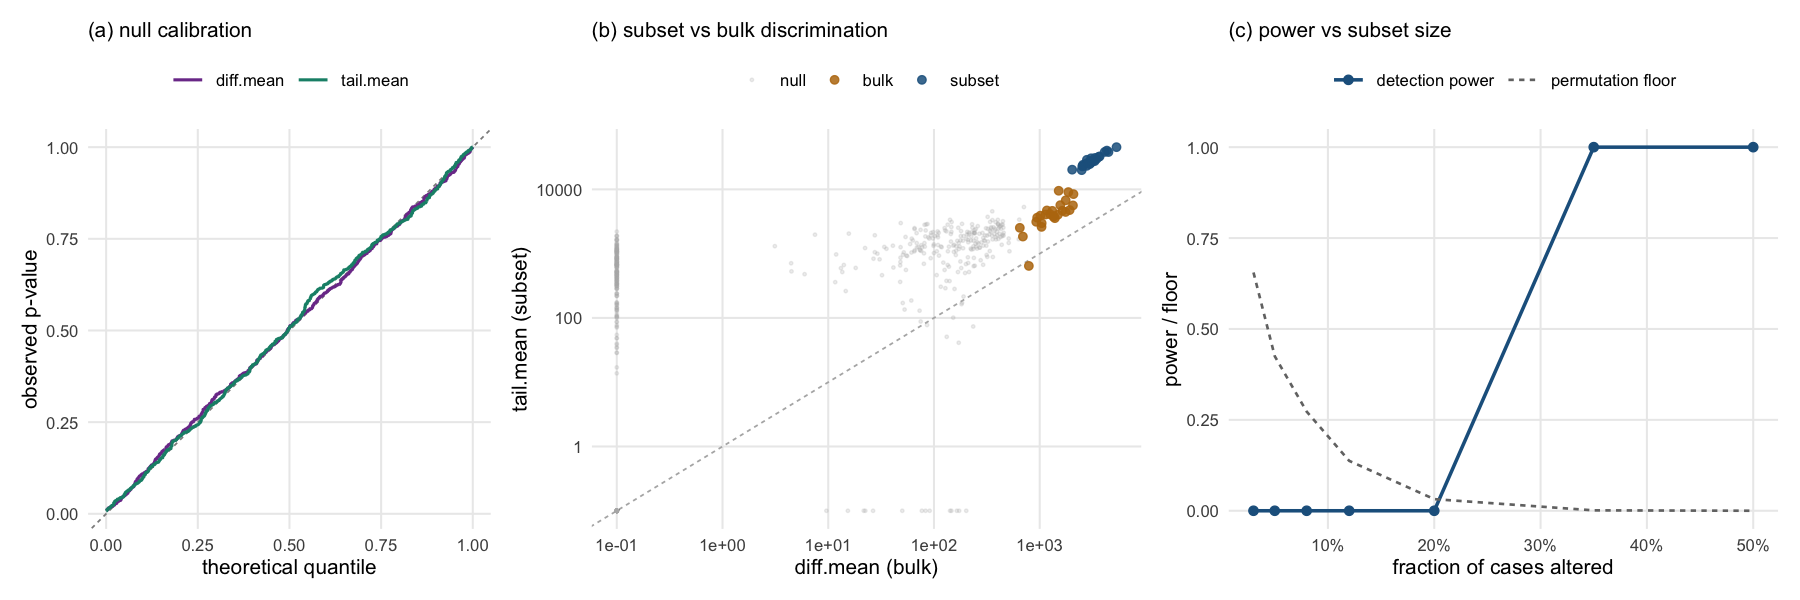

Write R code to recreate this figure.
# =====================================================================
# validation_sims_v7.R -- WADE method validation on simulated data
# ---------------------------------------------------------------------
# PROVENANCE. Extracted verbatim-in-substance from
# cfrna_analysis/analysis_cfrna_v7.qmd, section "## 9.6 Method validation"
# (cfRNA git SHA 828f2f1c6a10afd182fee0e119ba3595d98b6a72), which contained
# two chunks: `wade-validation-sim` (the three simulations) and
# `fig-wade-validation` (the three-panel figure). Both are reproduced here as
# one standalone script. See ../PROVENANCE.md and ./CHECKSUMS.txt.
#
# WHAT IT SHOWS. Three claims about the statistic, each with its own
# simulation and its own panel:
#
#   (a) NULL CALIBRATION. Poisson counts, random per-gene normalizers, labels
#       carrying no signal. The permutation p-values on both axes should be
#       Uniform(0,1); tested by a one-sample Kolmogorov-Smirnov test and by
#       the realised type-I error at the nominal 0.05 level. This is the
#       claim that WADE does not manufacture significance.
#
#   (b) SUBSET-VS-BULK DISCRIMINATION. A lognormal null background, plus two
#       planted gene classes: whole-group location shifts ("bulk") and genes
#       elevated in only 8% of cases ("subset"). The subset axis (tail.mean)
#       should separate the planted subset genes from the bulk shifts, which
#       is the entire reason the tail statistic exists -- diff.mean alone
#       collapses both to the same number.
#
#   (c) POWER VS SUBSET FRACTION, AGAINST THE COMBINATORIAL FLOOR. Detection
#       power (BH-adjusted tail p < 0.10) as the altered fraction of cases is
#       swept, plotted against the exact permutation floor
#           exp(lchoose(n1, k) - lchoose(nn, k)),
#       the probability that a random relabelling puts all k
#       signal-carrying samples in the case group. That probability is the
#       smallest p-value any label-permutation test can return for a k-sample
#       subset, so it is a property of the DESIGN, not of the implementation:
#       no amount of permutations, and no better tail fit, moves it. This is
#       the honest limit on subtype discovery at these group sizes.
#
# DISCREPANCY WITH THE NOTEBOOK'S NARRATIVE, MEASURED HERE. The v7 figure
# caption and prose put the collapse of (c) "below ~5% of cases", and the prose
# computed the resolution limit as the first swept fraction whose power exceeds
# 0.5. Re-running the chunk in this sandbox, power is 0 at every fraction up to
# and including 20% and 1 from 35% on -- so the first fraction over 0.5 power is
# 35% (about 27 of 77 cases), not ~5%. This was reproduced exactly across two
# runs and at both candidate control counts (see N_CONTROLS below).
#
# The ~5% figure is not supported by what this script produces. The transition
# location is fully explained by the BH arithmetic noted at the power table
# below, so the honest statement of the limit at these group sizes is the one
# printed at run time, not the notebook's. Whether the notebook's ~5% came from
# a different sweep grid, a different detection rule, or a stale narrative
# cannot be determined from the source alone; the numbers this script prints
# are the ones to trust, because they are the ones it computed.
#
# WHAT IT IS NOT. This is a simulation study on synthetic data. It says
# nothing about whether any particular cfRNA gene nomination is real; it
# establishes that the statistic behaves as designed at the design's group
# sizes.
#
# HOW TO RUN. From this directory, with the pinned renv library active:
#   export PATH="/usr/local/bin:$PATH"
#   RENV_CONFIG_SANDBOX_ENABLED=FALSE Rscript validation_sims_v7.R
# See README.md for the offline-cache constraint.
# =====================================================================

# ---------------------------------------------------------------------
# PARAMETERS
# ---------------------------------------------------------------------
# COHORT GEOMETRY. The notebook read these from the live cohort as the inline
# values `n_cancer` and `n_noncancer` (v7 §9 chunk `wade-inputs`), so the
# chunk could not run outside the notebook. They are hardcoded here.
#
# These are the cfRNA v7 primary contrast's own group sizes, chosen so the
# simulation inherits the real design's geometry rather than a round number.
# They are NOT re-derivable here: this repo carries no cohort data, which is
# exactly why they became parameters.
#
# N_CASES = 77 is unambiguous: the `fig-wade-validation` caption says "the real
# group sizes (77 cases, 18 controls)", and the §9 narrative independently uses
# 77 ("a gene elevated in 15 of 77 cases").
#
# N_CONTROLS IS AMBIGUOUS IN THE SOURCE, AND THE CONFLICT IS RECORDED RATHER
# THAN SILENTLY RESOLVED. The notebook's simulation chunk began
#     n0v <- n_noncancer; n1v <- n_cancer
# so the control count it actually ran with was `n_noncancer` -- the POOLED
# non-cancer reference (healthy controls + benign/precancer), not the healthy
# controls alone (`n_ctrl`). Three pieces of internal evidence indicate those
# two were different numbers, and that n_noncancer was 33:
#   * "With heterogeneous cancers and at most `r n_noncancer` reference
#     libraries" -- "at most" makes n_noncancer the LARGEST reference group,
#     so n_noncancer > n_ctrl.
#   * A hand-written code comment in the same section: "18-33 controls cannot
#     resolve permutation p-values small enough to survive BH". Two numbers,
#     spanning the three contrasts' reference groups.
#   * The contrast list gives Cancer vs Non-Cancer as `n_cancer` vs
#     `n_noncancer` and Cancer vs Control as `n_cancer` vs `n_ctrl`, i.e. the
#     18 in "18-control cohort" is n_ctrl.
# On that reading the figure caption's "18 controls" names n_ctrl while the
# code ran on n_noncancer = 33 -- a mislabelled caption, not a second design.
#
# The default below is the caption's 18, because that is the only control
# count stated as a literal anywhere in the source. Set N_CONTROLS <- 33L to
# reproduce the other reading. MEASURED: the two settings were both run in
# this sandbox and agree on every qualitative conclusion, including the exact
# location of the power transition in (c) (35% of cases in both). Details:
#   n0 = 18: KS p = 0.6554 (bulk) / 0.2327 (subset); type-I 0.0512 / 0.0488
#   n0 = 33: KS p = 0.2671 (bulk) / 0.4948 (subset); type-I 0.0600 / 0.0638
# So nothing this script claims depends on resolving the ambiguity.
#
# The geometry matters more than the totals. min(n0, n1) IS the quantile grid,
# so the top-10% tail window is ceiling(0.10 * min(n0, n1)) order statistics:
# 2 points at n0 = 18, 4 at n0 = 33. Every result below is conditional on that.
N_CASES    <- 77L
N_CONTROLS <- 18L

# Label permutations per wade() call. The notebook used 1000 here (its
# production contrasts used 2000; see CFRNA_WADE_NPERMS in
# downstream/wade_contrasts.R). Kept at the notebook's value: nperms sets the
# resolution of every p-value below, so lowering it would change the KS
# statistics and the power curve rather than just the runtime. Nine wade()
# calls at this setting run in a few minutes on one core.
NPERMS <- 1000L

# Genes per simulation, and the planted-signal geometry. All from the
# notebook; named here so the script is readable without cross-referencing.
G_NULL       <- 800L    # (a) null-calibration genes
G_BACKGROUND <- 600L    # (b),(c) shared null background
N_PLANTED    <- 25L     # (b) genes per planted class (bulk, subset)
N_SUBSET_PWR <- 80L     # (c) planted subset genes per sweep point
SUBSET_FRAC  <- 0.08    # (b) fraction of cases carrying the planted subset
SPIKE_MU     <- 6.2     # (b),(c) lognormal meanlog of the subset spike
LEN_CONST    <- 4       # (b),(c) constant per-gene normalizer
FRACS        <- c(0.03, 0.05, 0.08, 0.12, 0.20, 0.35, 0.50)  # (c) sweep

OUT_FIG <- "validation_sims_v7.png"

# ---------------------------------------------------------------------
# DEPENDENCIES
# ---------------------------------------------------------------------
# wade.R itself needs matrixStats, tibble and dplyr. The plotting block
# additionally needs ggplot2, tidyr, patchwork and scales; all four are in
# the pinned lockfile, but the block is guarded so the statistical results
# still print in a leaner library.
source("wade.R")
suppressPackageStartupMessages({
  library(dplyr)
})

PLOT_PKGS <- c("ggplot2", "tidyr", "patchwork", "scales")
can_plot  <- all(vapply(PLOT_PKGS, requireNamespace, logical(1), quietly = TRUE))

n0v <- N_CONTROLS
n1v <- N_CASES
nn  <- n0v + n1v
condv <- c(rep(1L, n1v), rep(0L, n0v))                 # case-first

cat(sprintf("WADE validation: %d cases vs %d controls (nprobs = %d, tail window = %d)\n",
            n1v, n0v, min(n0v, n1v), max(1L, ceiling(0.10 * min(n0v, n1v)))))
cat(sprintf("nperms = %d per contrast\n\n", NPERMS))

# =====================================================================
# (a) NULL CALIBRATION
# ---------------------------------------------------------------------
# Poisson counts at a common rate, random per-gene normalizer (the vector
# form of wade_normalize()'s `normalizer` argument), labels carrying no
# signal by construction. Any departure from Uniform(0,1) here is the method
# inventing signal.
# =====================================================================
cat("(a) null calibration ...\n")
set.seed(2024)
Cnull <- matrix(rpois(G_NULL * nn, lambda = 30), G_NULL, nn)
Lnull <- sample(1:12, G_NULL, replace = TRUE)
resN  <- wade(Cnull, Lnull, wade_lib_size(Cnull, Lnull), condv,
              nperms = NPERMS, seed = 1, verbose = FALSE)
# CAVEAT, carried from the notebook unchanged. Permutation p-values are
# DISCRETE -- the unrefined ones are multiples of 1/(nperms+1) -- so the
# one-sample KS test warns that ties should not be present, and its p-value is
# conservative rather than exact. The warning is expected, not a defect; it is
# a property of any permutation test's calibration check, and a port's
# equivalent check will produce it too. Read the KS p-values as "no detectable
# departure from uniform at this resolution", and read the type-I error rates
# below, which do not assume continuity, alongside them.
ks_diff <- ks.test(resN$p.diff, "punif")$p.value
ks_tail <- ks.test(resN$p.tail, "punif")$p.value
t1_diff <- mean(resN$p.diff < 0.05); t1_tail <- mean(resN$p.tail < 0.05)

cat(sprintf("    KS vs Uniform(0,1):  diff.mean p = %.4f   tail.mean p = %.4f\n",
            ks_diff, ks_tail))
cat(sprintf("    type-I error @0.05:  diff.mean = %.4f     tail.mean = %.4f\n\n",
            t1_diff, t1_tail))

# =====================================================================
# (b) SUBSET-VS-BULK DISCRIMINATION
# ---------------------------------------------------------------------
# `mk_bulk` shifts the whole case group's lognormal meanlog; `mk_subset`
# leaves the case group at the null and replaces a random `frac` of it with a
# high-expressing spike. Both draw from the ambient RNG state, so the
# set.seed() calls below (and the order of the three matrix constructions)
# are what make this reproducible -- do not reorder them.
# =====================================================================
cat("(b) subset vs bulk discrimination ...\n")
mk_bulk   <- function(shift) c(rlnorm(n1v, 3 + shift, 0.6), rlnorm(n0v, 3, 0.6))
mk_subset <- function(frac, spikemu = SPIKE_MU) {
  x <- c(rlnorm(n1v, 3, 0.6), rlnorm(n0v, 3, 0.6))
  sp <- sample(seq_len(n1v), max(1, round(frac * n1v)))
  x[sp] <- rlnorm(length(sp), spikemu, 0.3); x
}
set.seed(11)
BG   <- t(replicate(G_BACKGROUND, c(rlnorm(n1v, 3, 0.6), rlnorm(n0v, 3, 0.6))))
BULK <- t(sapply(seq_len(N_PLANTED), function(i) mk_bulk(runif(1, 0.5, 0.9))))
SUB  <- t(sapply(seq_len(N_PLANTED), function(i) mk_subset(SUBSET_FRAC)))
MM <- rbind(BG, BULK, SUB); LL <- rep(LEN_CONST, nrow(MM))
lab <- rep(c("null", "bulk", "subset"), c(G_BACKGROUND, N_PLANTED, N_PLANTED))
rB <- wade(MM, LL, wade_lib_size(MM, LL), condv, nperms = NPERMS,
           seed = 1, verbose = FALSE) |>
  dplyr::mutate(label = lab)

# Separation summary. The figure shows the same thing geometrically; these
# numbers are what a reader can check without opening the PNG.
sep <- rB |>
  dplyr::group_by(label) |>
  dplyr::summarise(n = dplyr::n(),
                   median_diff_mean = stats::median(diff.mean),
                   median_tail_mean = stats::median(tail.mean),
                   median_tail_over_diff = stats::median(tail.mean / diff.mean),
                   .groups = "drop")
print(as.data.frame(sep), digits = 4)
cat("\n")

# =====================================================================
# (c) POWER VS SUBSET FRACTION, AGAINST THE COMBINATORIAL FLOOR
# ---------------------------------------------------------------------
# `pfloor(k)` is the probability that a random relabelling assigns all k
# signal-carrying samples to the case group. No label-permutation test can
# report a p-value below it, so it is the design's own detection floor.
# Reuses BG from (b): the background is held fixed across sweep points so
# only the planted subset fraction varies.
# =====================================================================
cat("(c) power vs subset fraction ...\n")
pfloor <- function(k) exp(lchoose(n1v, k) - lchoose(nn, k))   # all-k-in-case probability
powtab <- dplyr::bind_rows(lapply(FRACS, function(fr) {
  k <- max(1, round(fr * n1v)); set.seed(200 + k)
  S <- t(sapply(seq_len(N_SUBSET_PWR), function(i) mk_subset(fr)))
  MMp <- rbind(BG, S); LLp <- rep(LEN_CONST, nrow(MMp))
  rr <- wade(MMp, LLp, wade_lib_size(MMp, LLp), condv, nperms = NPERMS,
             seed = 1, verbose = FALSE)
  is_sub <- c(rep(FALSE, G_BACKGROUND), rep(TRUE, N_SUBSET_PWR))
  padj_tail <- p.adjust(rr$p.tail, "BH")
  tibble::tibble(frac = fr, k = k, floor = pfloor(k),
                 power = mean(padj_tail[is_sub] < 0.10))
}))
# NOTE ON THE NOTEBOOK'S IDIOM: the original used purrr::map_dfr(), which is
# superseded in purrr 1.x. dplyr::bind_rows(lapply(...)) is the same
# computation and drops the purrr dependency from the statistical core.
print(as.data.frame(powtab), digits = 4)

# WHY THE CURVE IS A STEP RATHER THAN A RAMP, and why that is the floor
# speaking. Detection here is BH(q = 0.10) over G_BACKGROUND + N_SUBSET_PWR
# genes, of which N_SUBSET_PWR are true positives. If the planted genes' tail
# p-values are pinned at the combinatorial floor, BH can declare them only when
#     floor * (G_BACKGROUND + N_SUBSET_PWR) / N_SUBSET_PWR  <=  0.10,
# i.e. only when floor <= 0.10 * 80/680 = 0.0118. Comparing that threshold
# against the `floor` column predicts the observed 0->1 transition exactly at
# every swept fraction. So the step is not a simulation artefact and not a
# resolution limit of NPERMS: it is the design's own floor crossing the
# multiple-testing threshold. Raising nperms cannot move it.
first_over_half <- which(powtab$power > 0.5)[1]
if (!is.na(first_over_half)) {
  cat(sprintf("\n    power first exceeds 0.5 at %.0f%% of cases (~%d samples of %d)\n",
              100 * powtab$frac[first_over_half],
              round(powtab$frac[first_over_half] * n1v), n1v))
} else {
  cat("\n    power does not exceed 0.5 at any swept subset fraction\n")
}

# =====================================================================
# FIGURE (from the notebook's `fig-wade-validation` chunk)
# ---------------------------------------------------------------------
# Kept because it is the evidence, not decoration: (a) is a P-P plot against
# the uniform diagonal, (b) reads the vertical distance above y = x as the
# subset signal, and (c) puts the power curve and the combinatorial floor on
# one axis so the collapse point is legible.
# =====================================================================
if (!can_plot) {
  cat(sprintf("\n[figure skipped: missing %s]\n",
              paste(setdiff(PLOT_PKGS, rownames(installed.packages())),
                    collapse = ", ")))
} else {
  suppressPackageStartupMessages(library(ggplot2))
  col_bulk <- "#B9770E"; col_sub <- "#1F618D"; col_null <- "grey70"
  th_v <- theme_minimal(base_size = 10) +
    theme(plot.title = element_text(size = 10), panel.grid.minor = element_blank(),
          legend.position = "top", legend.title = element_blank(),
          legend.text = element_text(size = 8))

  qdf <- tibble::tibble(theo = ppoints(nrow(resN)),
                        diff = sort(resN$p.diff), tail = sort(resN$p.tail)) |>
    tidyr::pivot_longer(c(diff, tail), names_to = "stat", values_to = "obs")
  pA <- ggplot(qdf, aes(theo, obs, colour = stat)) +
    geom_abline(slope = 1, intercept = 0, colour = "grey55", linewidth = 0.4,
                linetype = "2222") +
    geom_step(linewidth = 0.7) +
    scale_colour_manual(values = c(diff = "#7D3C98", tail = "#148F77"),
                        labels = c(diff = "diff.mean", tail = "tail.mean")) +
    coord_equal() +
    labs(title = "(a) null calibration", x = "theoretical quantile",
         y = "observed p-value") + th_v

  db <- rB |> dplyr::mutate(lab = factor(label, levels = c("null", "bulk", "subset")),
                            dm = pmax(diff.mean, 0.1), tm = pmax(tail.mean, 0.1))
  pB <- ggplot(db, aes(dm, tm, colour = lab)) +
    geom_abline(slope = 1, intercept = 0, colour = "grey70", linewidth = 0.4,
                linetype = "2222") +
    geom_point(data = dplyr::filter(db, label == "null"), size = 0.5, alpha = 0.22) +
    geom_point(data = dplyr::filter(db, label != "null"), size = 1.6, alpha = 0.85) +
    scale_x_log10() + scale_y_log10() +
    scale_colour_manual(values = c(null = col_null, bulk = col_bulk, subset = col_sub)) +
    labs(title = "(b) subset vs bulk discrimination",
         x = "diff.mean (bulk)", y = "tail.mean (subset)") + th_v

  pC <- ggplot(powtab, aes(frac)) +
    geom_line(aes(y = power, colour = "detection power"), linewidth = 0.8) +
    geom_point(aes(y = power, colour = "detection power"), size = 1.8) +
    geom_line(aes(y = floor, colour = "permutation floor"), linewidth = 0.6,
              linetype = "2222") +
    scale_colour_manual(values = c("detection power" = col_sub,
                                   "permutation floor" = "grey45")) +
    scale_x_continuous(labels = scales::percent) + ylim(0, 1) +
    labs(title = "(c) power vs subset size", x = "fraction of cases altered",
         y = "power / floor") + th_v

  fig <- patchwork::wrap_plots(pA, pB, pC, nrow = 1)
  ggsave(OUT_FIG, plot = fig, width = 12, height = 4, dpi = 150)
  cat(sprintf("\nfigure written: %s\n", OUT_FIG))
}

# ---------------------------------------------------------------------
# Machine-readable summary, so a port can diff against these numbers.
# ---------------------------------------------------------------------
summary_tbl <- tibble::tibble(
  quantity = c("ks_p_diff", "ks_p_tail", "type1_diff_0.05", "type1_tail_0.05"),
  value    = c(ks_diff, ks_tail, t1_diff, t1_tail))
utils::write.csv(as.data.frame(summary_tbl), "validation_sims_v7_calibration.csv",
                 row.names = FALSE)
utils::write.csv(as.data.frame(powtab), "validation_sims_v7_power.csv",
                 row.names = FALSE)
cat("wrote validation_sims_v7_calibration.csv, validation_sims_v7_power.csv\n")
